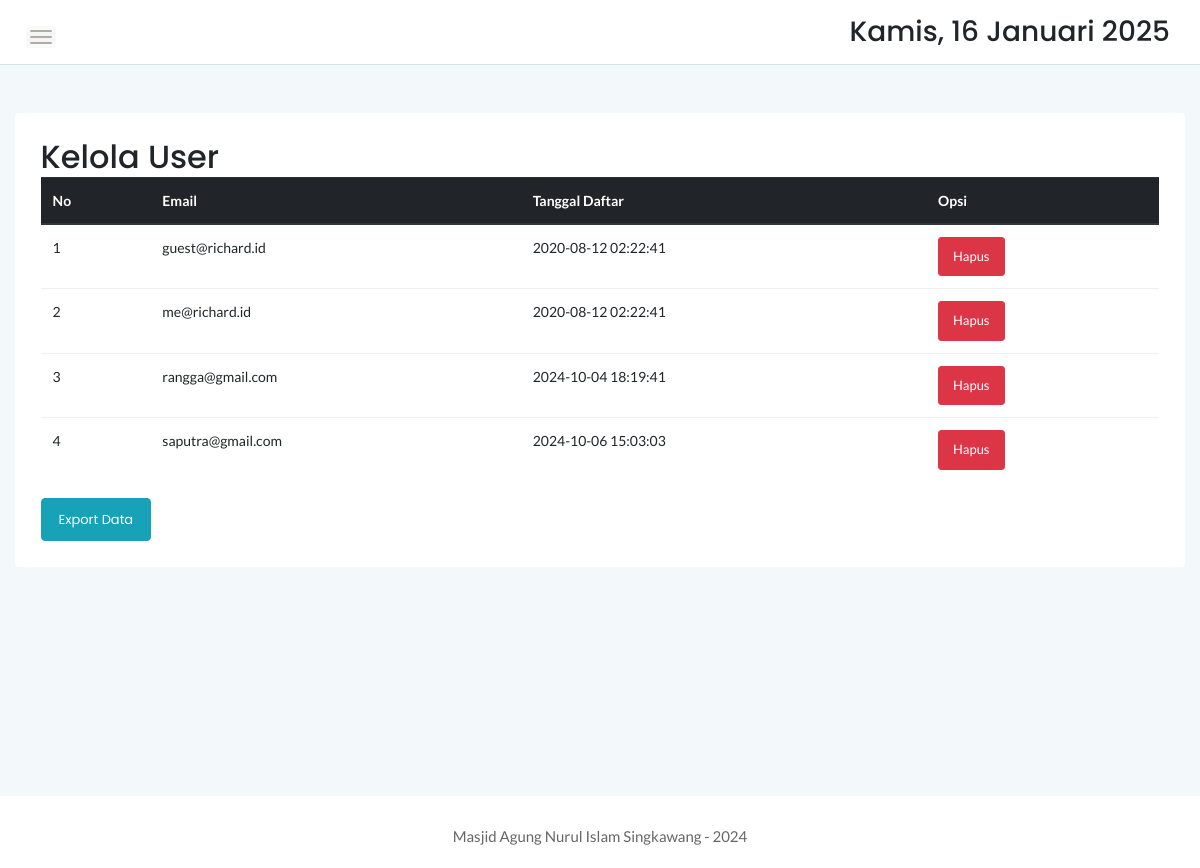
The page /admin/user.php (signed in) on the database as committed earlier.
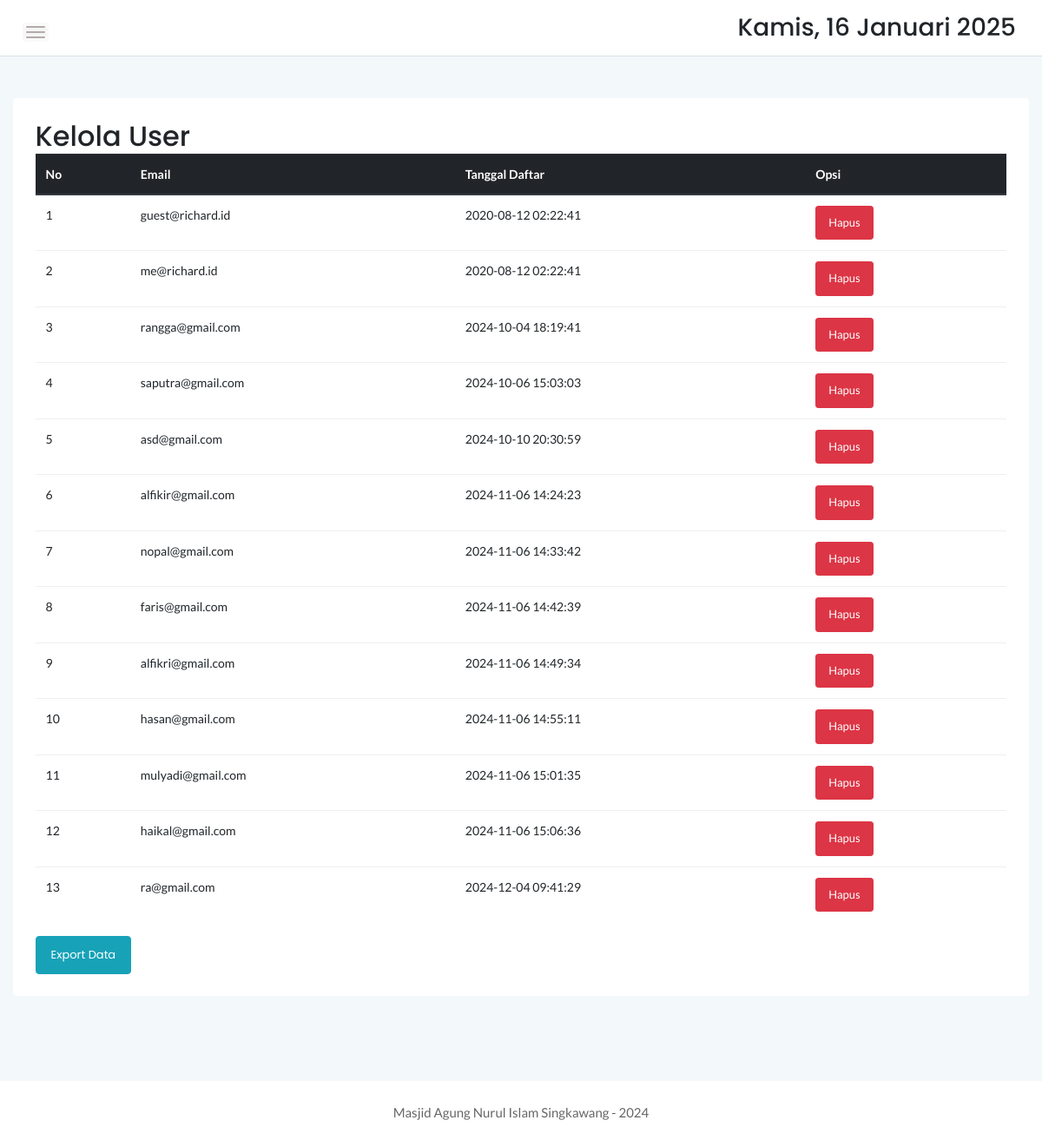
The same page on the database as committed later.
### tables this page shows
CREATE TABLE `user` (
  `userid` int(11) NOT NULL,
  `useremail` varchar(50) NOT NULL,
  `userpassword` varchar(50) NOT NULL,
  `tgldaftar` timestamp NOT NULL DEFAULT current_timestamp()
);

### admin/user.php (the view, shortened to what the changed rows need)
<!doctype html>
<html class="no-js" lang="en">
<?php
include '../dbconnect.php';
?>
<head>
    <link rel="stylesheet" href="../assets/css/bootstrap.min.css">
    <link rel="stylesheet" href="../assets/css/font-awesome.min.css">
    <link rel="stylesheet" href="../assets/css/themify-icons.css">
    <link rel="stylesheet" href="../assets/css/metisMenu.css">
    <link rel="stylesheet" href="../assets/css/owl.carousel.min.css">
    <link rel="stylesheet" href="../assets/css/slicknav.min.css">
    <link rel="stylesheet" href="https://www.amcharts.com/lib/3/plugins/export/export.css" type="text/css"
        media="all" />
    <link rel="stylesheet" type="text/css" href="https://cdn.datatables.net/1.10.19/css/jquery.dataTables.min.css">
    <link rel="stylesheet" type="text/css" href="https://cdn.datatables.net/1.10.19/css/jquery.dataTables.css">
    <link rel="stylesheet" type="text/css" href="https://cdn.datatables.net/1.10.18/css/dataTables.bootstrap4.min.css">
    <link rel="stylesheet" type="text/css"
        href="https://cdn.datatables.net/responsive/2.2.3/css/responsive.bootstrap.min.css">
    <link rel="stylesheet" type="text/css"
        href="https://cdn.datatables.net/responsive/2.2.3/css/responsive.jqueryui.min.css">
    <link rel="stylesheet" type="text/css"
        href="https://cdn.datatables.net/buttons/1.5.2/css/buttons.dataTables.min.css">
    <link rel="stylesheet" href="../assets/css/typography.css">
    <link rel="stylesheet" href="../assets/css/default-css.css">
    <link rel="stylesheet" href="../assets/css/styles.css">
    <link rel="stylesheet" href="../assets/css/responsive.css">
</head>
<body>
    <div class="page-container">
        <div class="main-content">
            <div class="main-content-inner">
                <div class="row mt-5 mb-5">
                    <div class="col-12">
                        <div class="card">
                            <div class="card-body">
                                <div class="d-sm-flex justify-content-between align-items-center">
                                    <h2>Kelola User</h2>
                                </div>
                                <table id="dataTable3" class="table table-hover" style="width:100%">
                                    <thead class="thead-dark">
                                        <tr>
                                            <th>No</th>
                                            <th>Email</th>
                                            <th>Tanggal Daftar</th>
                                            <th>Opsi</th>
                                        </tr>
                                    </thead>
                                    <tbody>
                                        <?php
                                        $form = mysqli_query($conn, "SELECT * FROM user ORDER BY userid ASC");
                                        $no = 1;
                                        while ($b = mysqli_fetch_array($form)) {
                                        ?>
                                            <tr>
                                                <td><?php echo $no++ ?></td>
                                                <td><?php echo $b['useremail'] ?></td>
                                                <td><?php echo $b['tgldaftar'] ?></td>
                                                <form method="post">
                                                    <td><input type="submit" class="btn btn-danger btn-sm" name="hapus"
                                                            value="Hapus"></td>
                                                </form>
                                            </tr>
                                        <?php
                                        };
                                        ?>
                                    </tbody>
                                </table>
                            </div>
                        </div>
                    </div>
                </div>
            </div>
        </div>
    </div>
</body>
</html>

Rows that differ between the two databases and show on the page:
added user: useremail "asd@gmail.com", tgldaftar "2024-10-10 20:30:59"
added user: useremail "alfikir@gmail.com", tgldaftar "2024-11-06 14:24:23"
added user: useremail "nopal@gmail.com", tgldaftar "2024-11-06 14:33:42"
added user: useremail "faris@gmail.com", tgldaftar "2024-11-06 14:42:39"
added user: useremail "alfikri@gmail.com", tgldaftar "2024-11-06 14:49:34"
added user: useremail "hasan@gmail.com", tgldaftar "2024-11-06 14:55:11"
added user: useremail "mulyadi@gmail.com", tgldaftar "2024-11-06 15:01:35"
added user: useremail "haikal@gmail.com", tgldaftar "2024-11-06 15:06:36"
added user: useremail "ra@gmail.com", tgldaftar "2024-12-04 09:41:29"
